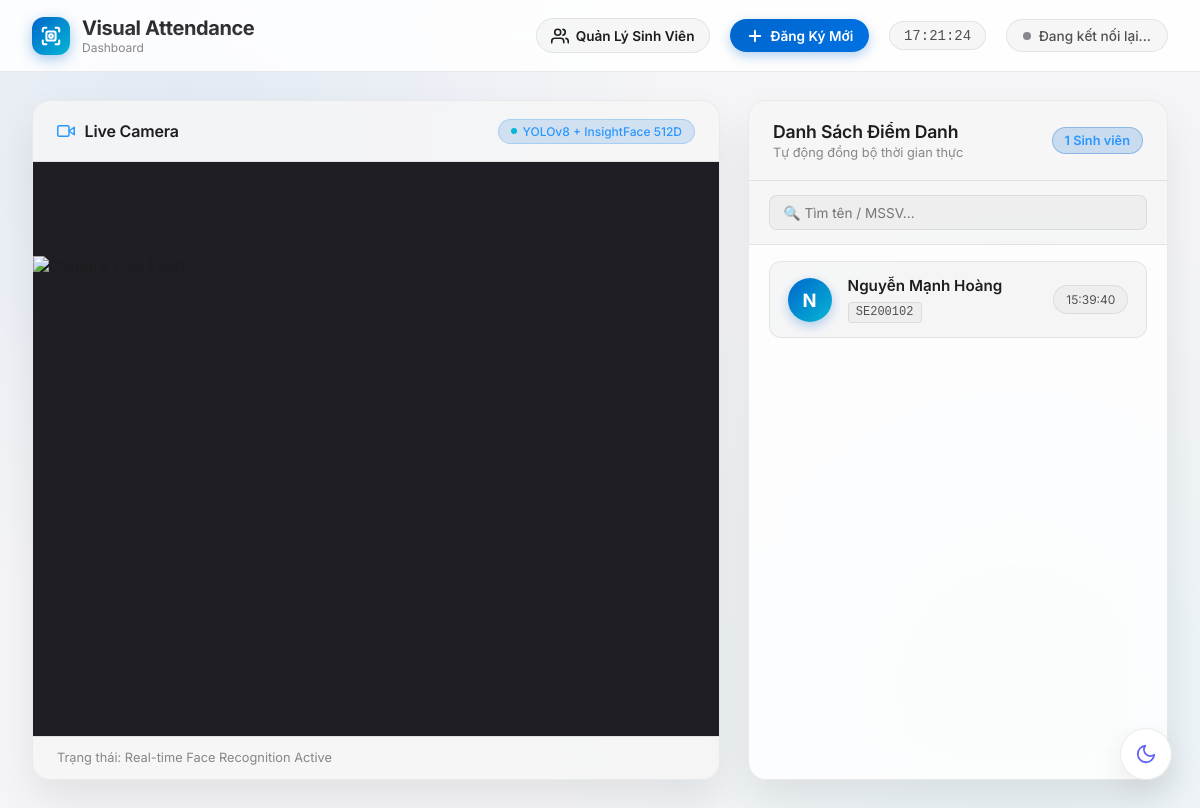
Before: / with the older database file.
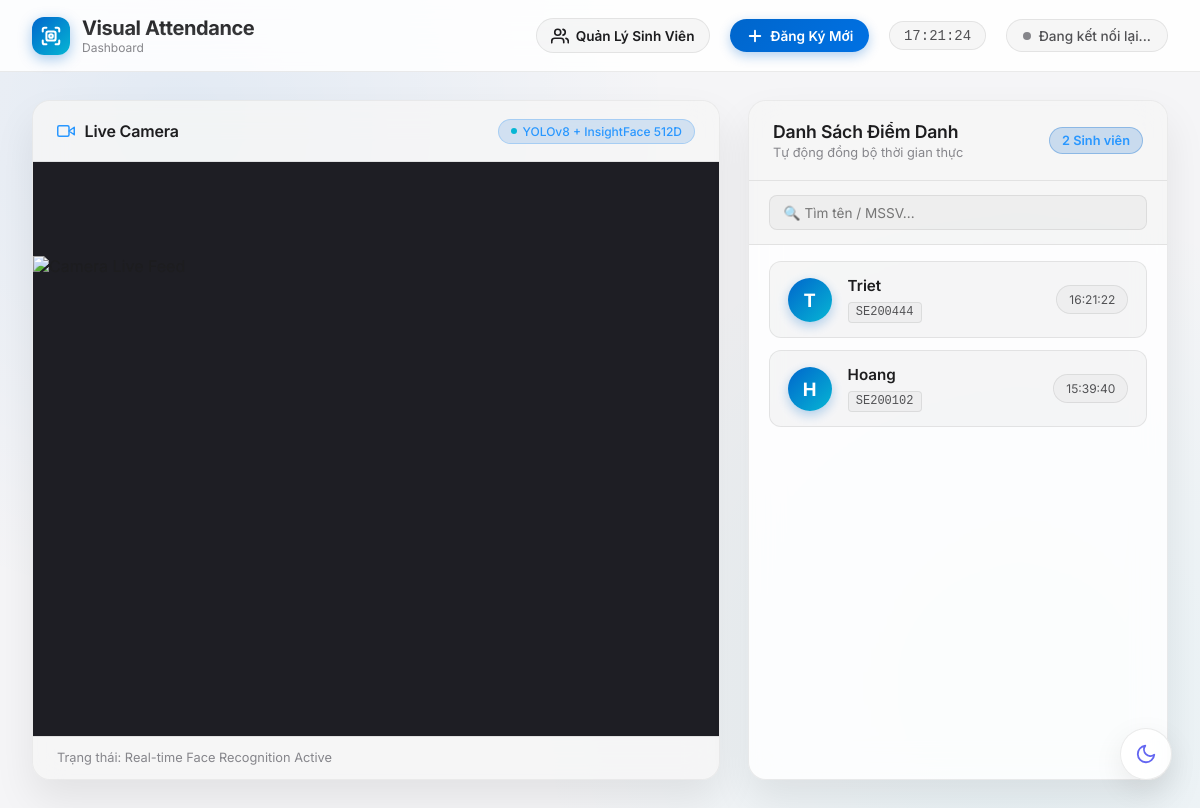
After: the same page with the newer database file.
### tables this page shows
CREATE TABLE attendance (
            id INTEGER PRIMARY KEY AUTOINCREMENT,
            student_code TEXT NOT NULL,
            timestamp DATETIME DEFAULT CURRENT_TIMESTAMP,
            FOREIGN KEY (student_code) REFERENCES students (student_code)
        );

CREATE TABLE students (
            student_code TEXT PRIMARY KEY,
            name TEXT NOT NULL,
            embedding TEXT NOT NULL
        );

### app.py (the view)
@app.get("/")
async def index(request: Request):
    refresh_student_cache()
    attendance = get_today_attendance()
    return templates.TemplateResponse(request=request, name="index.html", context={"attendance": attendance})

### templates/index.html (shortened to what this page needs)
<!DOCTYPE html>
<html lang="vi" data-theme="dark">
<head>
</head>
<body>
    <header>
        <div class="brand">
            <div class="brand-icon">
            </div>
            <div>
                <h1 class="brand-title">Visual Attendance</h1>
                <div class="brand-subtitle">Dashboard</div>
            </div>
        </div>
        <div class="header-meta">
            <button class="btn-manage" onclick="openManageModal()">
                <span>Quản Lý Sinh Viên</span>
            </button>
            <button class="btn-register" onclick="openRegisterModal()">
                <svg width="18" height="18" viewBox="0 0 24 24" fill="none" stroke="currentColor" stroke-width="2.5"
                    stroke-linecap="round" stroke-linejoin="round">
                    <line x1="12" y1="5" x2="12" y2="19"></line>
                    <line x1="5" y1="12" x2="19" y2="12"></line>
                </svg>
                <span>Đăng Ký Mới</span>
            </button>
            <div class="live-clock" id="live-clock">--:--:--</div>
            <div class="status-badge" id="conn-status">
                <div class="status-dot"></div>
                <span>Đang kết nối...</span>
            </div>
        </div>
    </header>
    <main>
        <section class="video-container">
            <div class="video-header">
                <div class="video-header-title">
                    <svg width="18" height="18" viewBox="0 0 24 24" fill="none" stroke="var(--primary-on-dark)"
                        stroke-width="2" stroke-linecap="round" stroke-linejoin="round">
                        <path d="M23 7l-7 5 7 5V7z"></path>
                        <rect x="1" y="5" width="15" height="14" rx="2" ry="2"></rect>
                    </svg>
                    <h2>Live Camera</h2>
                </div>
                <div class="pipeline-pill">
                    <span style="width: 6px; height: 6px; background: var(--accent-cyan); border-radius: 50%;"></span>
                    YOLOv8 + InsightFace 512D
                </div>
            </div>
            <div class="video-wrapper">
                <img src="/video_feed" class="video-feed" alt="Camera Live Feed">
            </div>
            <div class="video-footer">
                <span>Trạng thái: Real-time Face Recognition Active</span>
            </div>
        </section>
        <section class="attendance-panel">
            <div class="panel-header">
                <div>
                    <h2 class="panel-title">Danh Sách Điểm Danh</h2>
                    <div class="panel-subtitle">Tự động đồng bộ thời gian thực</div>
                </div>
                <div class="count-chip" id="total-count">
                    {{ attendance|length if attendance else 0 }} Sinh viên
                </div>
            </div>
            <div class="search-box">
                <input type="text" class="search-input" id="search-input" placeholder="🔍 Tìm tên / MSSV..."
                    oninput="filterAttendance()">
            </div>
            <ul class="attendance-list" id="attendance-list">
                {% if attendance %}
                {% for p in attendance %}
                <li class="attendance-item" data-code="{{ p.student_code }}" data-name="{{ p.name }}">
                    <div class="avatar">{{ p.name[0].upper() if p.name else '?' }}</div>
                    <div class="student-info">
                        <div class="student-name">{{ p.name }}</div>
                        <span class="student-code">{{ p.student_code }}</span>
                    </div>
                    <div class="time-badge">{{ p.time }}</div>
                </li>
                {% endfor %}
                {% endif %}
            </ul>
        </section>
    </main>
    <button class="theme-toggle-fab" id="theme-toggle-btn" onclick="toggleTheme()"
        title="Chuyển đổi giao diện Sáng / Tối">
        <svg class="moon-icon" width="22" height="22" viewBox="0 0 24 24" fill="none" stroke="currentColor"
            stroke-width="2" stroke-linecap="round" stroke-linejoin="round">
            <path d="M21 12.79A9 9 0 1 1 11.21 3 7 7 0 0 0 21 12.79z"></path>
        </svg>
    </button>
</body>
</html>

Changed rows visible on the page:
added attendance: name "T", name "Triet", student_code "SE200444", time "16:21:22"
changed through a linked row, attendance "SE200102": name "N" → "H"; name "Nguyễn Mạnh Hoàng" → "Hoang"
Other visible differences:
{{ attendance|length if attendance else 0 }}: "1" → "2"
